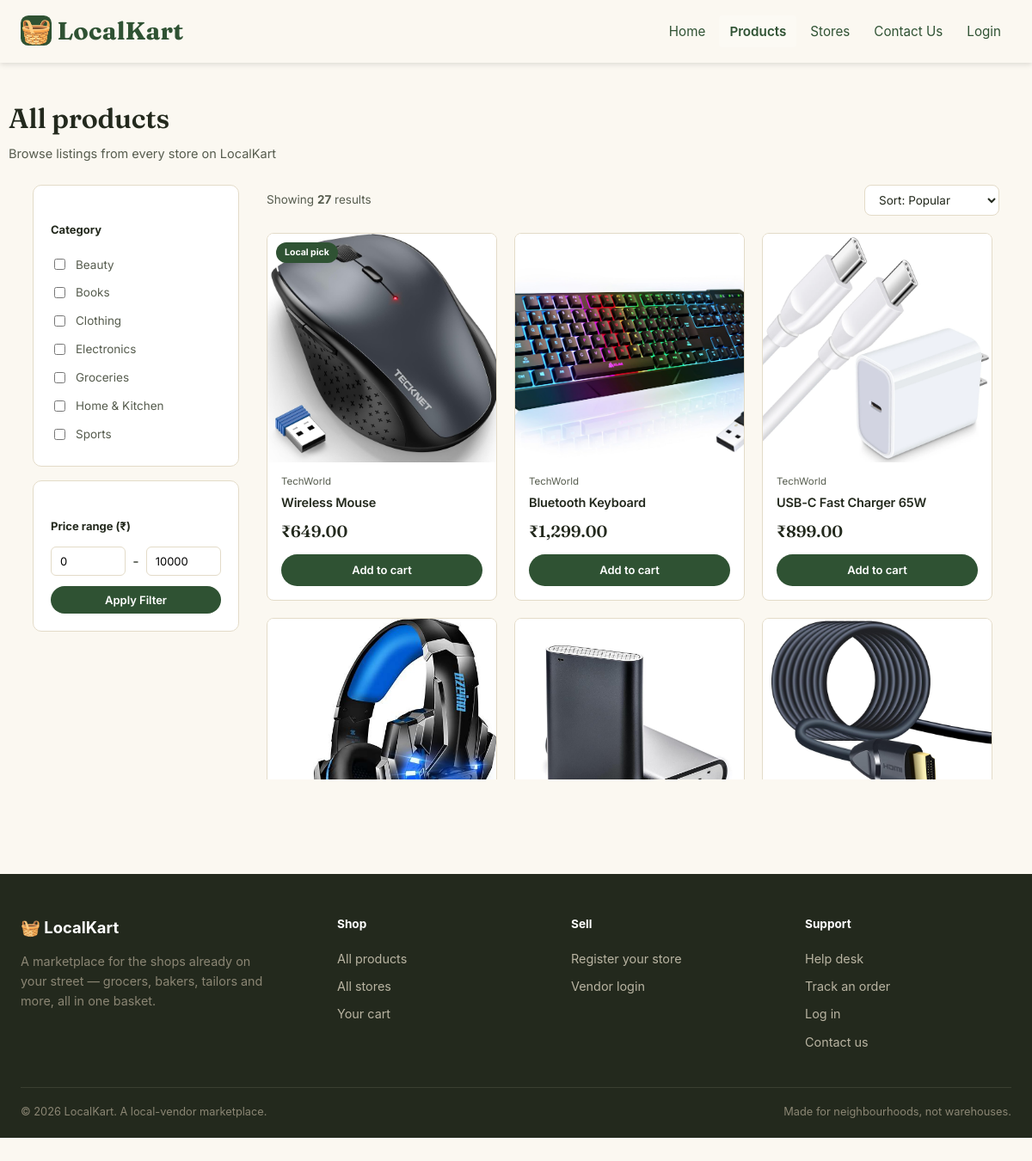
/products.php, run on the app's committed database.
### tables this page shows
CREATE TABLE IF NOT EXISTS categories (
    id INT AUTO_INCREMENT PRIMARY KEY,
    name VARCHAR(50) NOT NULL,
    description TEXT
);

CREATE TABLE IF NOT EXISTS products (
    id INT AUTO_INCREMENT PRIMARY KEY,
    vendor_id INT NOT NULL,
    category_id INT,
    name VARCHAR(100) NOT NULL,
    description TEXT,
    price DECIMAL(10,2) NOT NULL,
    stock INT DEFAULT 0,
    image VARCHAR(255),
    created_at TIMESTAMP DEFAULT CURRENT_TIMESTAMP,
    FOREIGN KEY (vendor_id) REFERENCES vendors(id) ON DELETE CASCADE,
    FOREIGN KEY (category_id) REFERENCES categories(id)
);

CREATE TABLE IF NOT EXISTS vendors (
    id INT AUTO_INCREMENT PRIMARY KEY,
    user_id INT NOT NULL,
    store_name VARCHAR(100) NOT NULL,
    address TEXT,
    verified BOOLEAN DEFAULT FALSE,
    FOREIGN KEY (user_id) REFERENCES users(id) ON DELETE CASCADE
);

### config.php (called while the page is built, shortened)
<?php
function isLoggedIn(): bool
{
    return isset($_SESSION['user_id']);
}
function getUserRole(): ?string
{
    return $_SESSION['role'] ?? null;
}

### products.php (the view, shortened to what this page needs)
<?php
require_once 'config.php';
try {
    $catStmt = $pdo->query("SELECT id, name FROM categories ORDER BY name ASC");
    $categories = $catStmt->fetchAll(PDO::FETCH_ASSOC);
} catch (PDOException $e) {
    $categories = [];
}
$selectedCategories = $_GET['category_id'] ?? [];
$minPrice = isset($_GET['min_price']) && is_numeric($_GET['min_price']) ? (float)$_GET['min_price'] : 0;
$maxPrice = isset($_GET['max_price']) && is_numeric($_GET['max_price']) ? (float)$_GET['max_price'] : 10000;
$sort = $_GET['sort'] ?? 'popular';
$sql = "SELECT p.*, v.store_name FROM products p JOIN vendors v ON p.vendor_id = v.id WHERE p.price BETWEEN ? AND ?";
$params = [$minPrice, $maxPrice];
switch ($sort) {
    case 'popular':
    default:
        $sql .= " ORDER BY p.id ASC";
        break;
}
try {
    $stmt = $pdo->prepare($sql);
    $stmt->execute($params);
    $products = $stmt->fetchAll(PDO::FETCH_ASSOC);
} catch (PDOException $e) {
    $products = [];
}
?>
<!DOCTYPE html>
<html lang="en">
<head>
</head>
<body>
<?php include 'partials/header.php'; ?>
<div class="wrap page-head">
  <h1>All products</h1>
  <p>Browse listings from every store on LocalKart</p>
</div>
<div class="products-layout">
  <aside>
    <form method="GET" id="filterForm">
      <div class="filter-box" style="animation-delay:.05s">
        <h5>Category</h5>
        <?php if (!empty($categories)): ?>
            <?php foreach ($categories as $cat): ?>
                <label class="filter-row">
                    <input type="checkbox" name="category_id[]" value="<?= $cat['id'] ?>"
                        <?= in_array($cat['id'], $selectedCategories) ? 'checked' : '' ?> onchange="this.form.submit()">
                    <?= htmlspecialchars($cat['name']) ?>
                </label>
            <?php endforeach; ?>
        <?php else: ?>
            <p style="font-size:13px; color:var(--ink-soft);">No categories found.</p>
        <?php endif; ?>
      </div>
      <div class="filter-box" style="animation-delay:.1s">
        <h5>Price range (₹)</h5>
        <div class="price-inputs">
            <input type="number" name="min_price" value="<?= htmlspecialchars($minPrice) ?>" placeholder="Min" min="0">
            <span>-</span>
            <input type="number" name="max_price" value="<?= htmlspecialchars($maxPrice) ?>" placeholder="Max" min="0">
        </div>
        <button type="submit" class="btn btn-primary btn-sm" style="width:100%; margin-top:12px;">Apply Filter</button>
      </div>
    </form>
  </aside>
  <div>
    <div class="results-bar">
      <span>Showing <strong><?= count($products) ?></strong> results</span>
      <select class="sort-select" onchange="location = this.value;">
        <?php
            $queryString = $_GET;
            unset($queryString['sort']);
            $baseQuery = http_build_query($queryString);
            $prefix = $baseQuery ? '?' . $baseQuery . '&sort=' : '?sort=';
        ?>
        <option value="<?= $prefix ?>popular" <?= $sort === 'popular' ? 'selected' : '' ?>>Sort: Popular</option>
      </select>
    </div>
    <div class="product-scroll-box">
      <div class="product-grid" id="grid">
        <?php if (!empty($products)): ?>
            <?php foreach ($products as $index => $product): ?>
                <?php
                    $imagePath = "uploads/products/" . htmlspecialchars($product['image']);
                    $displayImage = (!empty($product['image']) && file_exists($imagePath)) ? $imagePath : "uploads/products/default.jpg";
                    $delay = $index * 0.04;
                ?>
                <div class="product-card" style="animation-delay:<?= $delay ?>s">
                  <div class="product-img">
                    <?php if (isset($product['stock']) && $product['stock'] > 0 && $product['stock'] < 5): ?>
                        <span class="badge sale">Low stock</span>
                    <?php elseif ($index === 0): ?>
                        <span class="badge">Local pick</span>
                    <?php endif; ?>
                    <img src="<?= $displayImage ?>" alt="<?= htmlspecialchars($product['name']) ?>">
                  </div>
                  <div class="product-info">
                    <div class="store-name"><?= htmlspecialchars($product['store_name']) ?></div>
                    <h4><?= htmlspecialchars($product['name']) ?></h4>
                    <div class="price-row">
                      <span class="price">₹<?= number_format($product['price'], 2) ?></span>
                    </div>
                    <div class="add-row">
                      <a href="cart.php?action=add&id=<?= $product['id'] ?>" class="btn btn-primary btn-sm" onclick="addToCart(this)">Add to cart</a>
                    </div>
                  </div>
                </div>
            <?php endforeach; ?>
        <?php else: ?>
            <p style="grid-column: 1/-1; color: var(--ink-soft); text-align: center; padding: 40px 0;">No products match your filter criteria.</p>
        <?php endif; ?>
      </div>
    </div>
  </div>
</div>
<?php include 'partials/footer.php'; ?>
</body>
</html>

### partials/header.php (shortened to what this page needs)
<?php
$role = getUserRole();
$helpdeskLink = match ($role) {
    'admin'      => 'admin_helpdesk.php',
    'shopkeeper' => 'shopkeeper_helpdesk.php',
    'customer'   => 'helpdesk.php',
    default      => null,
};
$currentPage = basename($_SERVER['SCRIPT_NAME']);
function navActive(string $page, string $current): string
{
    return $page === $current ? 'active' : '';
}
?>
<link rel="stylesheet" href="assets/css/header.css">
<header class="site-header">
    <nav>
        <a class="brand" href="index.php"><span class="brand-icon">🧺</span> LocalKart</a>
        <div class="nav-links">
            <a href="index.php" class="<?= navActive('index.php', $currentPage) ?>">Home</a>
            <a href="products.php" class="<?= navActive('products.php', $currentPage) ?>">Products</a>
            <a href="stores.php" class="<?= navActive('stores.php', $currentPage) ?>">Stores</a>
            <?php if ($helpdeskLink): ?>
                <a href="<?= $helpdeskLink ?>" class="<?= navActive($helpdeskLink, $currentPage) ?>">Help Desk</a>
            <?php else: ?>
                <a href="contact.php" class="<?= navActive('contact.php', $currentPage) ?>">Contact Us</a>
            <?php endif; ?>
            <?php if (isLoggedIn()): ?>
                <span class="nav-user">Hi, <?= htmlspecialchars($_SESSION['username']) ?></span>
                <a href="logout.php">Logout</a>
            <?php else: ?>
                <a href="login.php">Login</a>
            <?php endif; ?>
        </div>
    </nav>
</header>

### partials/footer.php
<?php
$footerRole = getUserRole();
?>
<link rel="stylesheet" href="assets/css/footer.css">
<footer class="site-footer">
    <div class="footer-top">
        <div class="footer-brand">
            <a class="footer-logo" href="index.php">🧺 LocalKart</a>
            <p>A marketplace for the shops already on your street — grocers, bakers,
                tailors and more, all in one basket.</p>
        </div>
        <div class="footer-col">
            <h6>Shop</h6>
            <a href="products.php">All products</a>
            <a href="stores.php">All stores</a>
            <a href="cart.php">Your cart</a>
        </div>
        <div class="footer-col">
            <h6>Sell</h6>
            <?php if ($footerRole === 'shopkeeper'): ?>
                <a href="shopkeeper.php">Vendor dashboard</a>
                <a href="add_product.php">Add a product</a>
            <?php else: ?>
                <a href="register.php">Register your store</a>
                <a href="login.php">Vendor login</a>
            <?php endif; ?>
        </div>
        <div class="footer-col">
            <h6>Support</h6>
            <a href="helpdesk.php">Help desk</a>
            <a href="status.php">Track an order</a>
            <?php if (!isLoggedIn()): ?>
                <a href="login.php">Log in</a>
            <?php endif; ?>
            <a href="contact.php">Contact us</a>
        </div>
    </div>
    <div class="footer-bottom">
        <span>&copy; <?= date('Y') ?> LocalKart. A local-vendor marketplace.</span>
        <span>Made for neighbourhoods, not warehouses.</span>
    </div>
</footer>

### assets/css/header.css (style rules this page uses)
.site-header { background: #FBF8F1; color: #2F5233; font-family: -apple-system, BlinkMacSystemFont, 'Segoe UI', Roboto, Arial, sans-serif; position: sticky; top: 0; z-index: 100; box-shadow: 0 2px 6px rgba(0, 0, 0, 0.12); }
.site-header nav { display: flex; justify-content: space-between; align-items: center; flex-wrap: wrap; gap: 10px; padding: 14px 24px; max-width: 1200px; margin: 0 auto; }
.site-header .brand { color: #2F5233; font-family: 'Fraunces', serif; text-decoration: none; font-weight: 700; font-size: 1.8em; letter-spacing: 0.2px; white-space: nowrap; }
.site-header .nav-links { display: flex; align-items: center; flex-wrap: wrap; gap: 4px; }
.site-header .nav-links a { color: #2F5233; text-decoration: none; padding: 7px 12px; border-radius: 4px; font-size: 0.95em; transition: background 0.15s; white-space: nowrap; }
.site-header .nav-links a.active { background: rgba(255, 255, 255, 0.22); font-weight: 600; }
.brand-icon { background: #2F5233; border-radius: 25%; }

### assets/css/footer.css (style rules this page uses)
.site-footer { background: #23291D; color: #B9B4A2; font-family: -apple-system, BlinkMacSystemFont, 'Segoe UI', Roboto, Arial, sans-serif; margin-top: 40px; padding: 48px 24px 20px; }
.footer-top { display: grid; grid-template-columns: 1.4fr 1fr 1fr 1fr; gap: 32px; max-width: 1200px; margin: 0 auto; }
.footer-brand .footer-logo { color: #fff; text-decoration: none; font-weight: 700; font-size: 1.15em; }
.footer-brand p { margin-top: 14px; font-size: 0.9em; line-height: 1.6; color: #8B8674; max-width: 32ch; }
.footer-col h6 { color: #fff; font-size: 0.85em; font-weight: 700; margin: 0 0 14px; }
.footer-col a { display: block; color: #B9B4A2; text-decoration: none; font-size: 0.9em; padding: 5px 0; transition: color 0.15s; }
.footer-bottom { display: flex; justify-content: space-between; flex-wrap: wrap; gap: 8px; max-width: 1200px; margin: 36px auto 0; padding-top: 18px; border-top: 1px solid #3A3F31; font-size: 0.8em; color: #8B8674; }

### data on the page
categories: name "Beauty"
categories: name "Books"
categories: name "Clothing"
categories: name "Electronics"
categories: name "Groceries"
categories: name "Home & Kitchen"
categories: name "Sports"
products: stock "Local pick", image (picture), vendor.store_name "TechWorld", name "Wireless Mouse", price "649.00"
products: image (picture), vendor.store_name "TechWorld", name "Bluetooth Keyboard", price "1,299.00"
products: image (picture), vendor.store_name "TechWorld", name "USB-C Fast Charger 65W", price "899.00"
products: image (picture)
products: image (picture)
products: image (picture)

### other printed values
count($products) "27"
